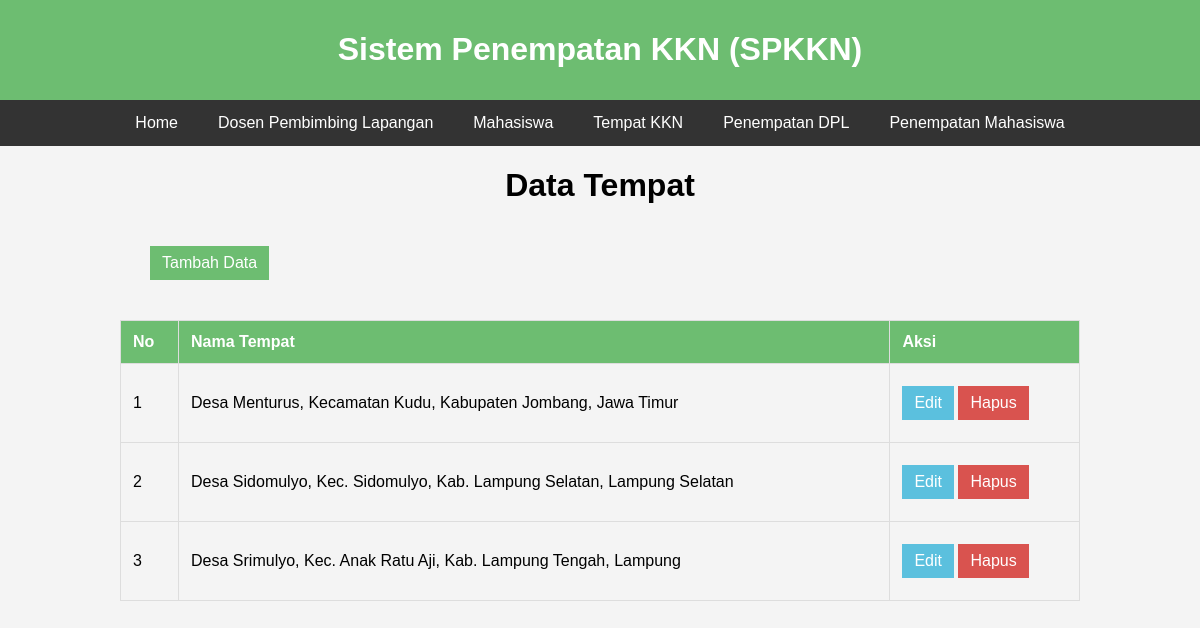
Page /data_tempat/index.php on the earlier database version.
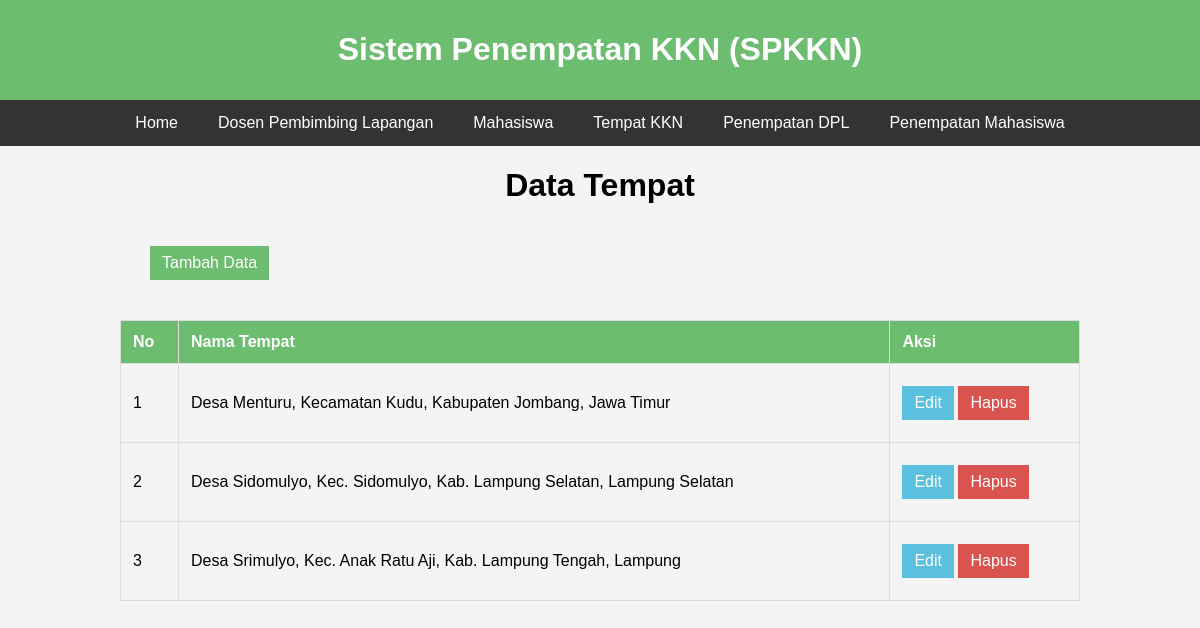
Same page on the later database version.
### tables this page shows
CREATE TABLE `tempat` (
  `id_tempat` int(11) NOT NULL,
  `nama_tempat` varchar(100) NOT NULL
);

### data_tempat/index.php (the view, shortened to what this page needs)
<?php
    include "../config.php";
?>
<!DOCTYPE html>
<html lang="en">
<head>
    <link rel="stylesheet" style="text/css" href="styletempat.css">
<body>
<div class="container">
        <div class="header">
            <h1>Sistem Penempatan KKN (SPKKN)</h1>
        </div>
        <nav class="navbar">
            <a href="../">Home</a>
            <a href="../data_dpl/">Dosen Pembimbing Lapangan</a>
            <a href="../data_mhs/">Mahasiswa</a>
            <a href="#">Tempat KKN</a>
            <a href="../data_penempatan_dpl/">Penempatan DPL</a>
            <a href="../data_penempatan_mhs/">Penempatan Mahasiswa</a>
        </nav>
        <div class="mt-4">
            <h1>Data Tempat</h1>
            <a href="tambah.php" class="btn btn-primary">Tambah Data</a>
            <table class="table">
                <thead>
                    <tr>
                        <th>No</th>
                        <th>Nama Tempat</th>
                        <th>Aksi</th>
                    </tr>
                </thead>
                <tbody>
                    <?php
                        $nomor = 1;
                        $result = $conn->query("SELECT * FROM tempat;");
                        while($row = $result->fetch_assoc()) {
                            echo "<tr>
                                <td>".$nomor."</td>
                                <td>".$row["nama_tempat"]."</td>
                                <td>
                                    <a href='edit.php?id_tempat=".$row['id_tempat']."' class='btn btn-info'>Edit</a>
                                    <a href='hapus.php?id_tempat=".$row['id_tempat']."' class='btn btn-danger' onclick=\"return confirm('Apakah benar mau menghapus data ini?');\">Hapus</a>
                                </td>
                            </tr>";
                            $nomor++;
                        }
                    ?>
                </tbody>
            </table>
        </div>
    </div>
</body>
</html>

Differences in the rows shown:
changed tempat: nama_tempat "Desa Menturus, Kecamatan Kudu, Kabupaten Jombang, Jawa Timur" → "Desa Menturu, Kecamatan Kudu, Kabupaten Jombang, Jawa Timur"
